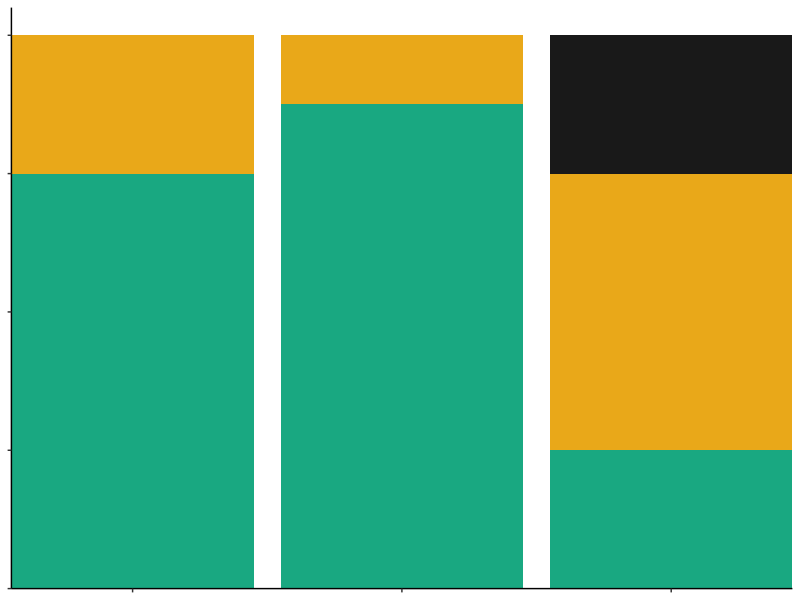
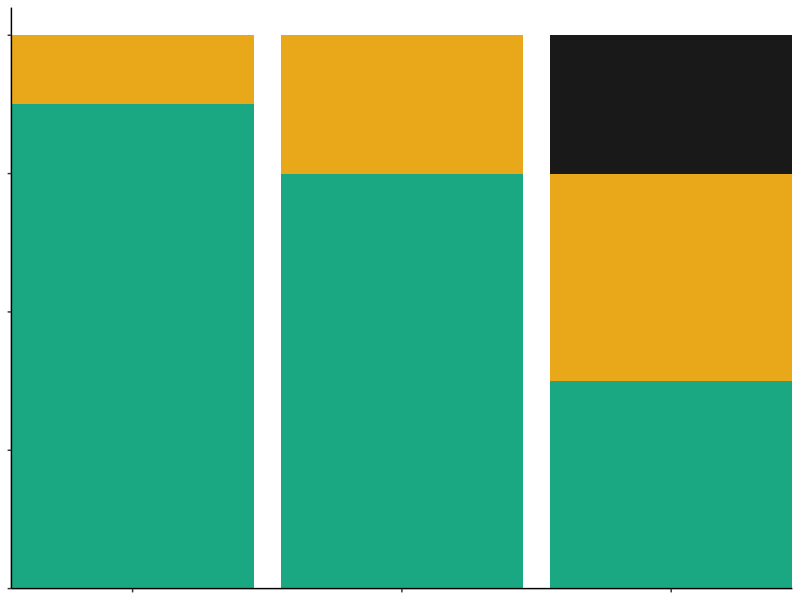
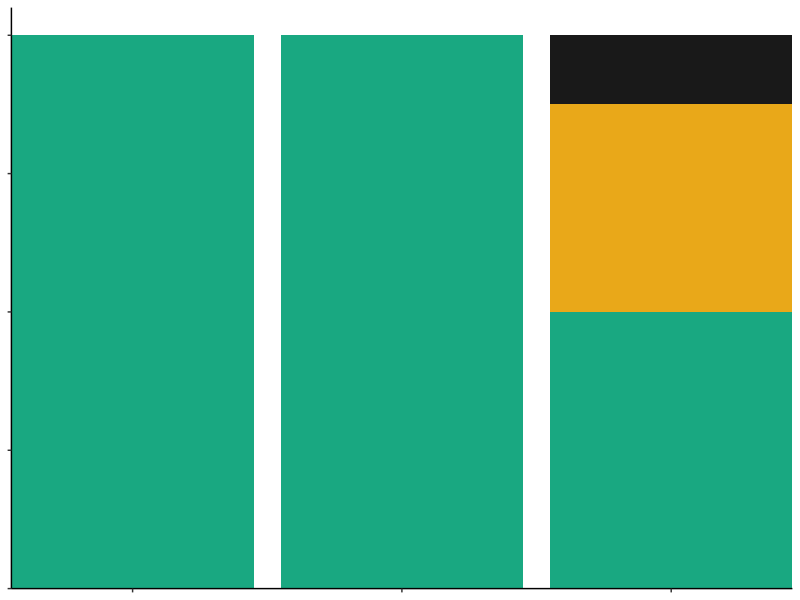
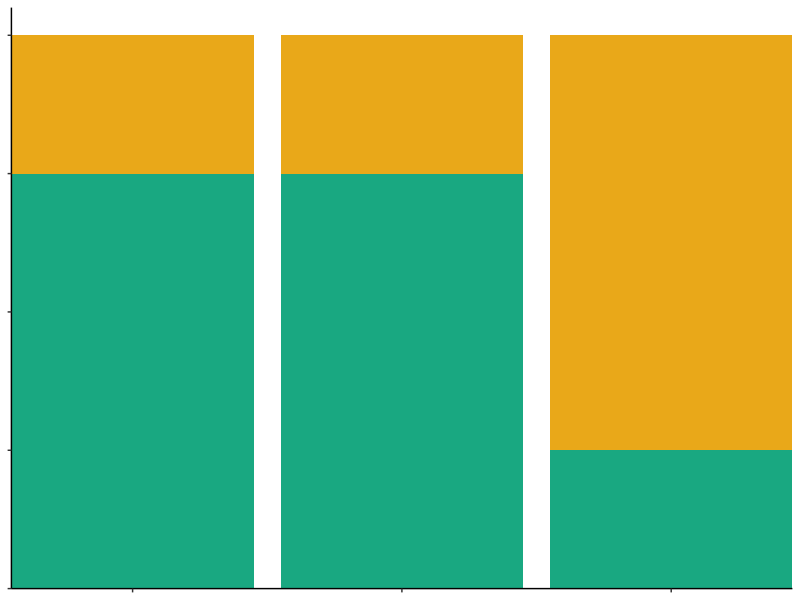
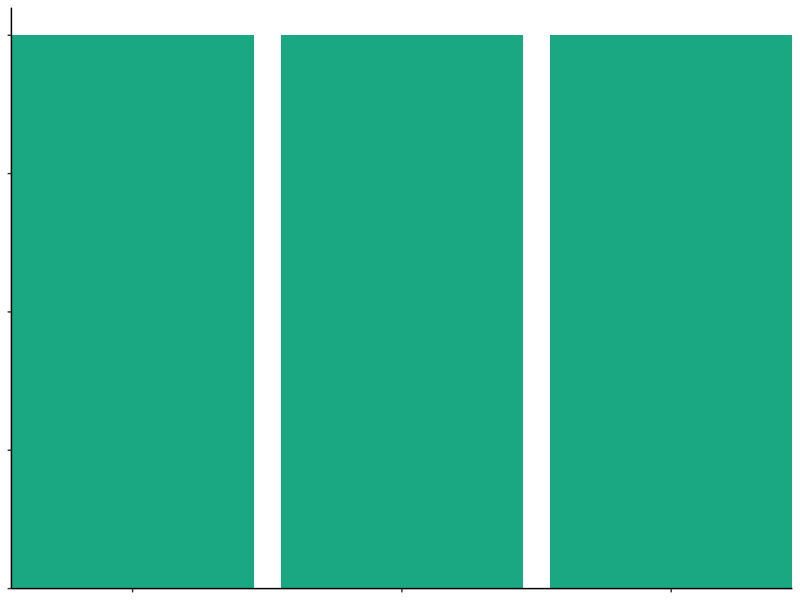
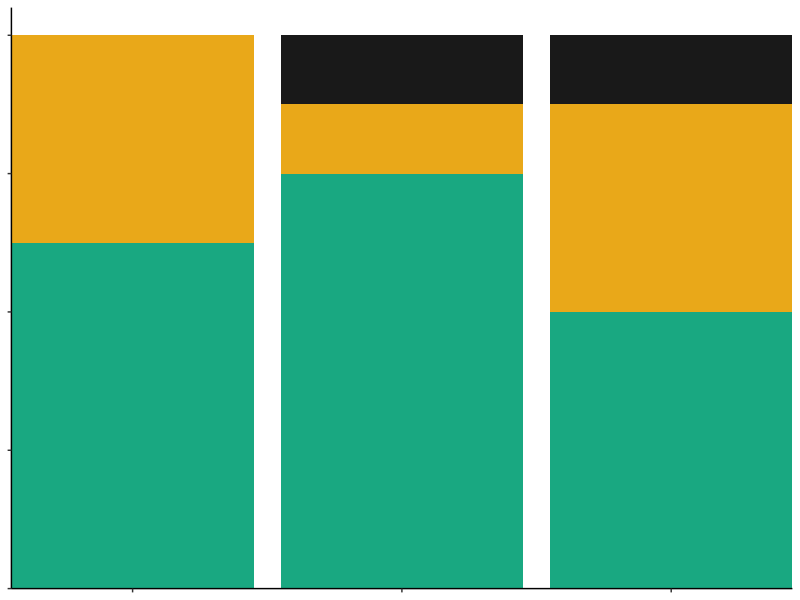
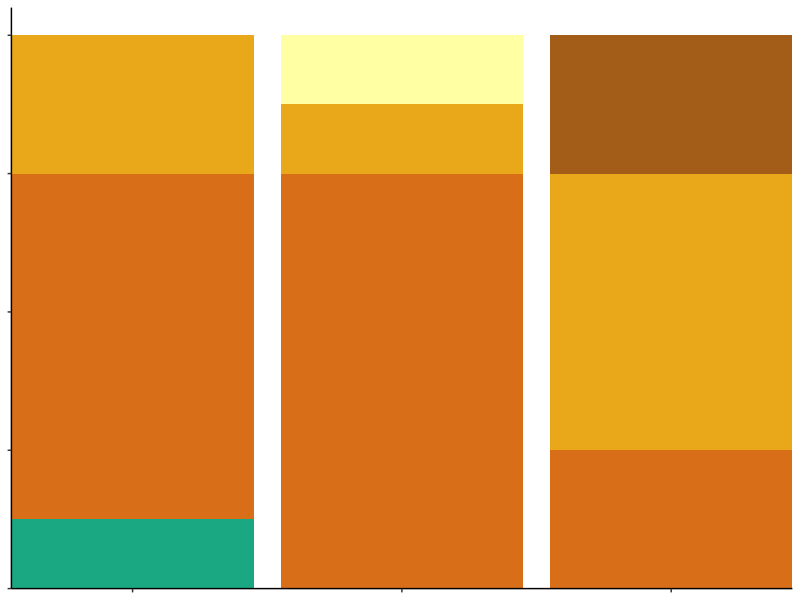
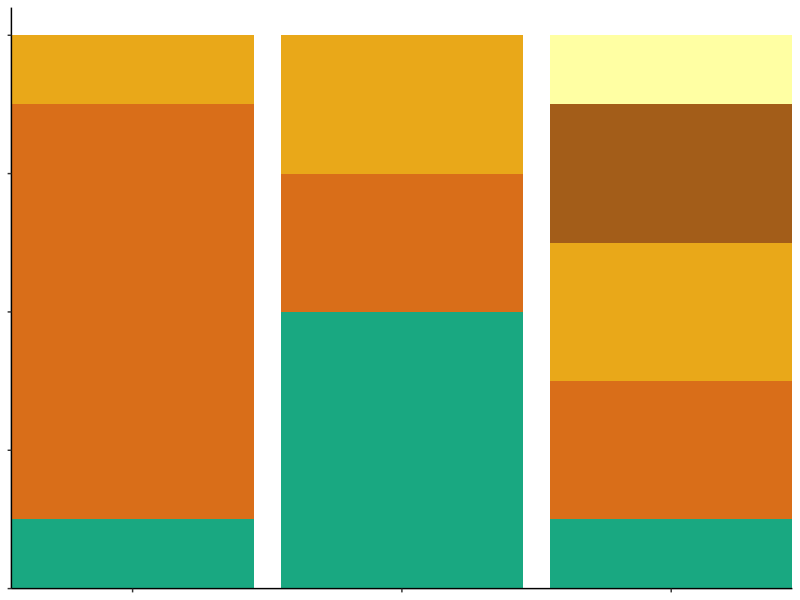

Write the R code that produced these figures, in order.
## ---- chunk 1
knitr::opts_chunk$set(echo = TRUE)
## ---- chunk 2
library(tidyverse)

level_order_y1 <- c("Never Established", "Established then Disappeared", "Established and Persisted")
level_order_y2 <- c("Disappeared after Year 1", "Newly Established then Disappeared", "Reappeared then Disappeared", "Persisted then Disappeared", "Persisted")
level_order_y3 <- c("Disappeared", "Reappeared", "Persisted")
## ---- chunk 3
poppers <- read_csv("../Processed.Data/PopPersistence.csv")
## ---- chunk 4
BSy1 <- poppers %>% 
  select(PopId:Envt, Y1Persistence) %>% 
  filter(RILSet=="Germany x Tajikistan", Envt=="Control")

TCy1 <- poppers %>% 
  select(PopId:Envt, Y1Persistence) %>% 
  filter(RILSet=="UK x USA")

ISy1 <- poppers %>% 
  select(PopId:Envt, Y1Persistence) %>% 
  filter(RILSet=="Italy x Sweden", Envt=="Control")

y1humid <- poppers %>% 
  select(PopId:Envt, Y1Persistence) %>% 
  filter(RILSet=="Italy x Sweden", Envt=="High Humidity")

y1soil <- poppers %>% 
  select(PopId:Envt, Y1Persistence) %>% 
  filter(RILSet=="Italy x Sweden", Envt=="Native Soil")

y1straw <- poppers %>% 
  select(PopId:Envt, Y1Persistence) %>% 
  filter(RILSet=="Italy x Sweden", Envt=="Straw Litter" )
## ---- chunk 5
#First, make a contingency table from the data 
BSy1_contingtable <- table(BSy1$Dormancy, BSy1$Y1Persistence)

#make a graph - convert to long format 
BSy1prop <- prop.table(BSy1_contingtable, 1) #proportions 

BSdfpers <- as.data.frame.matrix(BSy1prop)
BSdfpers$DORM <- c("Dormant", "Mixed", "Non-Dormant")
BSdfpers$RIL <-c("Germany x Tajikistan", "Germany x Tajikistan", "Germany x Tajikistan")

#Perform a chi-square test 
BSy1chisq <- chisq.test(BSy1_contingtable)

BSdfpers_long <- gather(BSdfpers, Status, Proportion, "Established and Persisted":"Never Established", factor_key=TRUE)
  
BSy1persgraph <- BSdfpers_long %>% ggplot(aes(y=Proportion, x=DORM, fill=factor(Status, level=level_order_y1))) + 
    geom_bar(stat="identity", position = "fill", alpha=0.9) + 
    theme_classic() + 
    #labs(y=paste0("Prop. of","\n", "Populations"), x="Dormancy") + 
    theme(text=element_text(size=30), legend.position = "none", 
          axis.title.y=element_blank(), axis.text.y=element_blank(),
          axis.title.x=element_blank(), axis.text.x=element_blank()) +
    scale_x_discrete(expand = expansion(mult = c(0,0))) + 
    scale_y_continuous(expand = expansion(mult = c(0, .05)), limits = c(0, 1)) + 
    scale_fill_manual(values=c("#000000", "#E69F00", "#009E73"))
ggsave("../Figures/PopPersistence/FigS9F_PopPers_GermTaj_Y1.png", width=10, height=5, units="in")
## ---- chunk 6
#First, make a contingency table from the data
TCy1_contingtable <- table(TCy1$Dormancy, TCy1$Y1Persistence)
  
#Perform a chi-square test 
TCy1chisq <- chisq.test(TCy1_contingtable)

#make a graph - convert to long format 
TCy1prop <- prop.table(TCy1_contingtable, 1) #proportions 
  
TCdfpers <- as.data.frame.matrix(TCy1prop)
TCdfpers$DORM <- c("Dormant", "Mixed", "Non-Dormant")
TCdfpers$RIL <-c("UK x USA", "UK x USA", "UK x USA")

TCdfpers_long <- gather(TCdfpers, Status, Proportion, "Established and Persisted":"Never Established", factor_key=TRUE)

TCy1persgraph <- TCdfpers_long %>% ggplot(aes(y=Proportion, x=DORM, fill=factor(Status, level=level_order_y1))) + 
    geom_bar(stat="identity", position = "fill", alpha=0.9) + 
    theme_classic() + 
    #labs(y=paste0("Prop. of","\n", "Populations"), x="Dormancy") + 
    theme(text=element_text(size=30), legend.position = "none", 
          axis.title.y=element_blank(), axis.text.y=element_blank(),
          axis.title.x=element_blank(), axis.text.x=element_blank()) +
    scale_x_discrete(expand = expansion(mult = c(0,0))) + 
    scale_y_continuous(expand = expansion(mult = c(0, .05)), limits = c(0, 1)) + 
    scale_fill_manual(values=c("#000000", "#E69F00", "#009E73"))
ggsave("../Figures/PopPersistence/FigS9F_PopPers_UKUSA_Y1.png", width=10, height=5, units="in")
## ---- chunk 7
#First, make a contingency table from the data
ISy1_contingtable <- table(ISy1$Dormancy, ISy1$Y1Persistence)

#Perform a chi-square test 
ISy1chisq <- chisq.test(ISy1_contingtable)

#make a graph - convert to long format 
ISy1prop <- prop.table(ISy1_contingtable, 1) #proportions 

ISdfpers <- as.data.frame.matrix(ISy1prop)
ISdfpers$DORM <- c("Dormant", "Mixed", "Non-Dormant")
ISdfpers$RIL <-c("Italy x Sweden", "Italy x Sweden", "Italy x Sweden")

ISdfpers_long <- gather(ISdfpers, Status, Proportion, "Established and Persisted":"Never Established", factor_key=TRUE)
  
ISy1persgraph <- ISdfpers_long %>% ggplot(aes(y=Proportion, x=DORM, fill=factor(Status, level=level_order_y1))) + 
    geom_bar(stat="identity", position = "fill", alpha=0.9) + 
    theme_classic() + 
    #labs(y=paste0("Prop. of","\n", "Populations"), x="Dormancy") + 
    theme(text=element_text(size=30), legend.position = "none", 
          axis.title.y=element_blank(), axis.text.y=element_blank(),
          axis.title.x=element_blank(), axis.text.x=element_blank()) +
    scale_x_discrete(expand = expansion(mult = c(0,0))) + 
    scale_y_continuous(expand = expansion(mult = c(0, .05)), limits = c(0, 1)) +
    scale_fill_manual(values=c("#000000", "#E69F00", "#009E73"))
ggsave("../Figures/PopPersistence/Fig5_PopPers_ISCtrl_Y1.png", width=10, height=5, units="in")
## ---- chunk 8
#First, make a contingency table from the data
y1humid_contingtable <- table(y1humid$Dormancy, y1humid$Y1Persistence)

#Perform a chi-square test 
y1humidchisq <- chisq.test(y1humid_contingtable)

#make a graph - convert to long format 
y1humidprop <- prop.table(y1humid_contingtable, 1) #proportions 

humiddfpers <- as.data.frame.matrix(y1humidprop)
humiddfpers$DORM <- c("Dormant", "Mixed", "Non-Dormant")
humiddfpers$RIL <-c("High Humidity","High Humidity","High Humidity")

humiddfpers_long <- gather(humiddfpers, Status, Proportion, "Established and Persisted":"Established then Disappeared", factor_key=TRUE)

humidy1persgraph <- humiddfpers_long %>% ggplot(aes(y=Proportion, x=DORM, fill=factor(Status, level=level_order_y1))) + 
    geom_bar(stat="identity", position = "fill", alpha=0.9) + 
    theme_classic() + 
    theme(text=element_text(size=30), legend.position = "none",            axis.title.y=element_blank(), axis.text.y=element_blank(),           axis.title.x=element_blank(), axis.text.x=element_blank()) +     scale_x_discrete(expand = expansion(mult = c(0,0))) +      scale_y_continuous(expand = expansion(mult = c(0, .05)), limits = c(0, 1)) +
    scale_fill_manual(values=c("#E69F00", "#009E73"))
ggsave("../Figures/PopPersistence/Fig5_PopPers_ISHH_Y1.png", width=10, height=5, units="in")
## ---- chunk 9
#First, make a contingency table from the data
y1soil_contingtable <- table(y1soil$Dormancy, y1soil$Y1Persistence)

#Perform a chi-square test 
y1soilchisq <- chisq.test(y1soil_contingtable)

#make a graph - convert to long format 
y1soilprop <- prop.table(y1soil_contingtable, 1) #proportions 

soildfpers <- as.data.frame.matrix(y1soilprop)
soildfpers$DORM <- c("Dormant", "Mixed", "Non-Dormant")
soildfpers$RIL <-c("Drought","Drought","Drought")

soildfpers_long <- gather(soildfpers, Status, Proportion, "Established and Persisted", factor_key=TRUE)
  
soily1persgraph <- soildfpers_long %>% ggplot(aes(y=Proportion, x=DORM, fill=factor(Status, level=level_order_y1))) + 
    geom_bar(stat="identity", position = "fill", alpha=0.9) + 
    theme_classic() + 
    theme(text=element_text(size=30), legend.position = "none",            axis.title.y=element_blank(), axis.text.y=element_blank(),           axis.title.x=element_blank(), axis.text.x=element_blank()) +     scale_x_discrete(expand = expansion(mult = c(0,0))) +      scale_y_continuous(expand = expansion(mult = c(0, .05)), limits = c(0, 1)) +
    scale_fill_manual(values=c("#009E73"))
ggsave("../Figures/PopPersistence/Fig5_PopPers_ISNS_Y1.png", width=10, height=5, units="in")
## ---- chunk 10
#First, make a contingency table from the data
y1straw_contingtable <- table(y1straw$Dormancy, y1straw$Y1Persistence)

#Perform a chi-square test 
y1strawchisq <- chisq.test(y1straw_contingtable)

#make a graph - convert to long format 
y1strawprop <- prop.table(y1straw_contingtable, 1) #proportions 

strawdfpers <- as.data.frame.matrix(y1strawprop)
strawdfpers$DORM <- c("Dormant", "Mixed", "Non-Dormant")
strawdfpers$RIL <-c("Drought","Drought","Drought")

strawdfpers_long <- gather(strawdfpers, Status, Proportion, "Established and Persisted":"Never Established", factor_key=TRUE)
  
strawy1persgraph <- strawdfpers_long %>% ggplot(aes(y=Proportion, x=DORM, fill=factor(Status, level=level_order_y1))) + 
    geom_bar(stat="identity", position = "fill", alpha=0.9) + 
    theme_classic() + 
    theme(text=element_text(size=30), legend.position = "none",            axis.title.y=element_blank(), axis.text.y=element_blank(),           axis.title.x=element_blank(), axis.text.x=element_blank()) +     scale_x_discrete(expand = expansion(mult = c(0,0))) +      scale_y_continuous(expand = expansion(mult = c(0, .05)), limits = c(0, 1)) +
    scale_fill_manual(values=c("#000000", "#E69F00", "#009E73"))
ggsave("../Figures/PopPersistence/Fig5_PopPers_ISLitter_Y1.png", width=10, height=5, units="in")
## ---- chunk 11
BSy2 <- poppers %>% 
  select(PopId:Envt, Y2Persistence) %>% 
  filter(RILSet=="Germany x Tajikistan", Envt=="Control")

TCy2 <- poppers %>% 
  select(PopId:Envt, Y2Persistence) %>% 
  filter(RILSet=="UK x USA")

ISy2 <- poppers %>% 
  select(PopId:Envt, Y2Persistence) %>% 
  filter(RILSet=="Italy x Sweden", Envt=="Control")

y2humid <- poppers %>% 
  select(PopId:Envt, Y2Persistence) %>% 
  filter(RILSet=="Italy x Sweden", Envt=="High Humidity")

y2soil <- poppers %>% 
  select(PopId:Envt, Y2Persistence) %>% 
  filter(RILSet=="Italy x Sweden", Envt=="Native Soil")

y2straw <- poppers %>% 
  select(PopId:Envt, Y2Persistence) %>% 
  filter(RILSet=="Italy x Sweden", Envt=="Straw Litter" )
## ---- chunk 12
#First, make a contingency table from the data
BSy2_contingtable <- table(BSy2$Dormancy, BSy2$Y2Persistence)
  
#Perform a chi-square test 
BSy2chisq <- chisq.test(BSy2_contingtable)

#make a graph - convert to long format 
BSy2prop <- prop.table(BSy2_contingtable, 1) #proportions 

BSdfpers <- as.data.frame.matrix(BSy2prop)
BSdfpers$DORM <- c("Dormant", "Mixed", "Non-Dormant")
BSdfpers$RIL <-c("Germany x Tajikistan", "Germany x Tajikistan", "Germany x Tajikistan")
BSdfpers_long <- gather(BSdfpers, Status, Proportion, "Disappeared after Year 1":"Reappeared then Disappeared", factor_key=TRUE)
  
BSy1persgraph <- BSdfpers_long %>% ggplot(aes(y=Proportion, x=DORM, fill=factor(Status, level=level_order_y2))) + 
    geom_bar(stat="identity", position = "fill", alpha=0.9) + 
    theme_classic() + 
    theme(text=element_text(size=30), legend.position = "none",            axis.title.y=element_blank(), axis.text.y=element_blank(),           axis.title.x=element_blank(), axis.text.x=element_blank()) +     scale_x_discrete(expand = expansion(mult = c(0,0))) +      scale_y_continuous(expand = expansion(mult = c(0, .05)), limits = c(0, 1)) +
    scale_fill_manual(values=c("#FFFF99","#994C00", "#E69F00","#D55E00","#009E73"))
ggsave("../Figures/PopPersistence/FigS9F_PopPers_GermTaj_Y2.png", width=10, height=5, units="in")
## ---- chunk 13
#First, make a contingency table from the data
TCy2_contingtable <- table(TCy2$Dormancy, TCy2$Y2Persistence)

#Perform a chi-square test 
TCy2chisq <- chisq.test(TCy2_contingtable)

#make a graph - convert to long format 
TCy2prop <- prop.table(TCy2_contingtable, 1) #proportions 

TCdfpers <- as.data.frame.matrix(TCy2prop)
TCdfpers$DORM <- c("Dormant", "Mixed", "Non-Dormant")
TCdfpers$RIL <-c("UK x USA", "UK x USA", "UK x USA")

TCdfpers_long <- gather(TCdfpers, Status, Proportion, "Disappeared after Year 1":"Reappeared then Disappeared", factor_key=TRUE)
  
TCy1persgraph <- TCdfpers_long %>% ggplot(aes(y=Proportion, x=DORM, fill=factor(Status, level=level_order_y2))) + 
    geom_bar(stat="identity", position = "fill", alpha=0.9) + 
    theme_classic() + 
    theme(text=element_text(size=30), legend.position = "none",            axis.title.y=element_blank(), axis.text.y=element_blank(),           axis.title.x=element_blank(), axis.text.x=element_blank()) +     scale_x_discrete(expand = expansion(mult = c(0,0))) +      scale_y_continuous(expand = expansion(mult = c(0, .05)), limits = c(0, 1)) +
    scale_fill_manual(values=c("#FFFF99","#994C00", "#E69F00","#D55E00","#009E73"))
ggsave("../Figures/PopPersistence/FigS9F_PopPers_UKUSA_Y2.png", width=10, height=5, units="in")
## ---- chunk 14
#First, make a contingency table from the data
ISy2_contingtable <- table(ISy2$Dormancy, ISy2$Y2Persistence)

#Perform a chi-square test 
ISy2chisq <- chisq.test(ISy2_contingtable)

#make a graph - convert to long format 
ISy2prop <- prop.table(ISy2_contingtable, 1) #proportions 

ISdfpers <- as.data.frame.matrix(ISy2prop)
ISdfpers$DORM <- c("Dormant", "Mixed", "Non-Dormant")
ISdfpers$RIL <-c("Italy x Sweden", "Italy x Sweden", "Italy x Sweden")

ISdfpers_long <- gather(ISdfpers, Status, Proportion, "Disappeared after Year 1":"Reappeared then Disappeared", factor_key=TRUE)
  
ISy1persgraph <- ISdfpers_long %>% ggplot(aes(y=Proportion, x=DORM, fill=factor(Status, level=level_order_y2))) + 
    geom_bar(stat="identity", position = "fill", alpha=0.9) + 
    theme_classic() + 
    theme(text=element_text(size=30), legend.position = "none",            axis.title.y=element_blank(), axis.text.y=element_blank(),           axis.title.x=element_blank(), axis.text.x=element_blank()) +     scale_x_discrete(expand = expansion(mult = c(0,0))) +      scale_y_continuous(expand = expansion(mult = c(0, .05)), limits = c(0, 1)) +
    scale_fill_manual(values=c("#FFFF99","#994C00", "#E69F00","#D55E00","#009E73"))
ggsave("../Figures/PopPersistence/Fig5_PopPers_ISCtrl_Y2.png", width=10, height=5, units="in")
## ---- chunk 15
#First, make a contingency table from the data
y2humid_contingtable <- table(y2humid$Dormancy, y2humid$Y2Persistence)

#Perform a chi-square test 
y2humidchisq <- chisq.test(y2humid_contingtable)

#make a graph - convert to long format 
y2humidprop <- prop.table(y2humid_contingtable, 1) #proportions 

humiddfpers <- as.data.frame.matrix(y2humidprop)
humiddfpers$DORM <- c("Dormant", "Mixed", "Non-Dormant")
humiddfpers$RIL <-c("Drought","Drought","Drought")
humiddfpers_long <- gather(humiddfpers, Status, Proportion, "Disappeared after Year 1":"Reappeared then Disappeared", factor_key=TRUE)
  
humidy1persgraph <- humiddfpers_long %>% ggplot(aes(y=Proportion, x=DORM, fill=factor(Status, level=level_order_y2))) + 
    geom_bar(stat="identity", position = "fill", alpha=0.9) + 
    theme_classic() + 
    theme(text=element_text(size=30), legend.position = "none",            axis.title.y=element_blank(), axis.text.y=element_blank(),           axis.title.x=element_blank(), axis.text.x=element_blank()) +     scale_x_discrete(expand = expansion(mult = c(0,0))) +      scale_y_continuous(expand = expansion(mult = c(0, .05)), limits = c(0, 1)) +
    scale_fill_manual(values=c("#FFFF99", "#E69F00","#D55E00","#009E73"))
ggsave("../Figures/PopPersistence/Fig5_PopPers_ISHH_Y2.png", width=10, height=5, units="in")
## ---- chunk 16
#First, make a contingency table from the data
y2soil_contingtable <- table(y2soil$Dormancy, y2soil$Y2Persistence)

#Perform a chi-square test 
y2soilchisq <- chisq.test(y2soil_contingtable)

#make a graph - convert to long format 
y2soilprop <- prop.table(y2soil_contingtable, 1) #proportions 

soildfpers <- as.data.frame.matrix(y2soilprop)
soildfpers$DORM <- c("Dormant", "Mixed", "Non-Dormant")
soildfpers$RIL <-c("Drought","Drought","Drought")
soildfpers_long <- gather(soildfpers, Status, Proportion, "Disappeared after Year 1":"Persisted then Disappeared", factor_key=TRUE)
  
soily1persgraph <- soildfpers_long %>% ggplot(aes(y=Proportion, x=DORM, fill=factor(Status, level=level_order_y2))) + 
    geom_bar(stat="identity", position = "fill", alpha=0.9) + 
    theme_classic() + 
    theme(text=element_text(size=30), legend.position = "none",            axis.title.y=element_blank(), axis.text.y=element_blank(),           axis.title.x=element_blank(), axis.text.x=element_blank()) +     scale_x_discrete(expand = expansion(mult = c(0,0))) +      scale_y_continuous(expand = expansion(mult = c(0, .05)), limits = c(0, 1)) +
    scale_fill_manual(values=c("#FFFF99","#D55E00","#009E73"))
ggsave("../Figures/PopPersistence/Fig5_PopPers_ISNS_Y2.png", width=10, height=5, units="in")
## ---- chunk 17
#First, make a contingency table from the data
y2straw_contingtable <- table(y2straw$Dormancy, y2straw$Y2Persistence)

#Perform a chi-square test 
y2strawchisq <- chisq.test(y2straw_contingtable)

#make a graph - convert to long format 
y2strawprop <- prop.table(y2straw_contingtable, 1) #proportions 

strawdfpers <- as.data.frame.matrix(y2strawprop)
strawdfpers$DORM <- c("Dormant", "Mixed", "Non-Dormant")
strawdfpers$RIL <-c("Drought","Drought","Drought")
strawdfpers_long <- gather(strawdfpers, Status, Proportion, "Disappeared after Year 1":"Reappeared then Disappeared", factor_key=TRUE)
  
strawy1persgraph <- strawdfpers_long %>% ggplot(aes(y=Proportion, x=DORM, fill=factor(Status, level=level_order_y2))) + 
    geom_bar(stat="identity", position = "fill", alpha=0.9) + 
    theme_classic() + 
    theme(text=element_text(size=30), legend.position = "none",            axis.title.y=element_blank(), axis.text.y=element_blank(),           axis.title.x=element_blank(), axis.text.x=element_blank()) +     scale_x_discrete(expand = expansion(mult = c(0,0))) +      scale_y_continuous(expand = expansion(mult = c(0, .05)), limits = c(0, 1)) +
    scale_fill_manual(values=c("#FFFF99","#994C00", "#E69F00","#D55E00","#009E73"))
ggsave("../Figures/PopPersistence/Fig5_PopPers_ISLitter_Y2.png", width=10, height=5, units="in")
## ---- chunk 18
BSy3 <- poppers %>% 
  select(PopId:Envt, Y3Resurrection) %>% 
  filter(RILSet=="Germany x Tajikistan", Envt=="Control")

TCy3 <- poppers %>% 
  select(PopId:Envt, Y3Resurrection) %>% 
  filter(RILSet=="UK x USA")

ISy3 <- poppers %>% 
  select(PopId:Envt, Y3Resurrection) %>% 
  filter(RILSet=="Italy x Sweden", Envt=="Control")

y3humid <- poppers %>% 
  select(PopId:Envt, Y3Resurrection) %>% 
  filter(RILSet=="Italy x Sweden", Envt=="High Humidity")

y3soil <- poppers %>% 
  select(PopId:Envt, Y3Resurrection) %>% 
  filter(RILSet=="Italy x Sweden", Envt=="Native Soil")

y3straw <- poppers %>% 
  select(PopId:Envt, Y3Resurrection) %>% 
  filter(RILSet=="Italy x Sweden", Envt=="Straw Litter" )
## ---- chunk 19
#First, make a contingency table from the data
BSy3_contingtable <- table(BSy3$Dormancy, BSy3$Y3Resurrection)

#Perform a chi-square test 
BSy3chisq <- chisq.test(BSy3_contingtable)

#make a graph - convert to long format 
BSy3prop <- prop.table(BSy3_contingtable, 1) #proportions 

BSdfpers <- as.data.frame.matrix(BSy3prop)
BSdfpers$DORM <- c("Dormant", "Mixed", "Non-Dormant")
BSdfpers$RIL <-c("Germany x Tajikistan", "Germany x Tajikistan", "Germany x Tajikistan")
BSdfpers_long <- gather(BSdfpers, Status, Proportion, "Disappeared":"Reappeared", factor_key=TRUE)
  
BSy1persgraph <- BSdfpers_long %>% ggplot(aes(y=Proportion, x=DORM, fill=factor(Status, level=level_order_y3))) +  
    geom_bar(stat="identity", position = "fill", alpha=0.9) + 
    theme_classic() + 
    theme(text=element_text(size=30), legend.position = "none",            axis.title.y=element_blank(), axis.text.y=element_blank(),           axis.title.x=element_blank(), axis.text.x=element_blank()) +     scale_x_discrete(expand = expansion(mult = c(0,0))) +      scale_y_continuous(expand = expansion(mult = c(0, .05)), limits = c(0, 1)) +
    scale_fill_manual(values=c("#FFFF99","#00CCCC","#009E73"))
ggsave("../Figures/PopPersistence/FigS9F_PopPers_GermTaj_Y3.png", width=10, height=5, units="in")
## ---- chunk 20
#First, make a contingency table from the data
TCy3_contingtable <- table(TCy3$Dormancy, TCy3$Y3Resurrection)

#Perform a chi-square test 
TCy3chisq <- chisq.test(TCy3_contingtable)

#make a graph - convert to long format 
TCy3prop <- prop.table(TCy3_contingtable, 1) #proportions 

TCdfpers <- as.data.frame.matrix(TCy3prop)
TCdfpers$DORM <- c("Dormant", "Mixed", "Non-Dormant")
TCdfpers$RIL <-c("UK x USA", "UK x USA", "UK x USA")
TCdfpers_long <- gather(TCdfpers, Status, Proportion, "Persisted":"Reappeared", factor_key=TRUE)
  
TCy1persgraph <- TCdfpers_long %>% ggplot(aes(y=Proportion, x=DORM, fill=factor(Status, level=level_order_y3))) + 
    geom_bar(stat="identity", position = "fill", alpha=0.9) + 
    theme_classic() + 
    theme(text=element_text(size=30), legend.position = "none",            axis.title.y=element_blank(), axis.text.y=element_blank(),           axis.title.x=element_blank(), axis.text.x=element_blank()) +     scale_x_discrete(expand = expansion(mult = c(0,0))) +      scale_y_continuous(expand = expansion(mult = c(0, .05)), limits = c(0, 1)) +
    scale_fill_manual(values=c("#00CCCC","#009E73"))
ggsave("../Figures/PopPersistence/FigS9F_PopPers_UKUSA_Y3.png", width=10, height=5, units="in")
## ---- chunk 21
#First, make a contingency table from the data
ISy3_contingtable <- table(ISy3$Dormancy, ISy3$Y3Resurrection)

#Perform a chi-square test 
ISy3chisq <- chisq.test(ISy3_contingtable)

#make a graph - convert to long format 
ISy3prop <- prop.table(ISy3_contingtable, 1) #proportions 

ISdfpers <- as.data.frame.matrix(ISy3prop)
ISdfpers$DORM <- c("Dormant", "Mixed", "Non-Dormant")
ISdfpers$RIL <-c("Italy x Sweden", "Italy x Sweden", "Italy x Sweden")
ISdfpers_long <- gather(ISdfpers, Status, Proportion, "Persisted":"Reappeared", factor_key=TRUE)
  
ISy1persgraph <- ISdfpers_long %>% ggplot(aes(y=Proportion, x=DORM, fill=factor(Status, level=level_order_y3))) +  
    geom_bar(stat="identity", position = "fill", alpha=0.9) + 
    theme_classic() + 
    theme(text=element_text(size=30), legend.position = "none",            axis.title.y=element_blank(), axis.text.y=element_blank(),           axis.title.x=element_blank(), axis.text.x=element_blank()) +     scale_x_discrete(expand = expansion(mult = c(0,0))) +      scale_y_continuous(expand = expansion(mult = c(0, .05)), limits = c(0, 1)) +
    scale_fill_manual(values=c("#00CCCC","#009E73"))
ggsave("../Figures/PopPersistence/Fig5_PopPers_ISCtrl_Y3.png", width=10, height=5, units="in")
## ---- chunk 22
#First, make a contingency table from the data
y3humid_contingtable <- table(y3humid$Dormancy, y3humid$Y3Resurrection)

#Perform a chi-square test 
y3humidchisq <- chisq.test(y3humid_contingtable)

#make a graph - convert to long format 
y3humidprop <- prop.table(y3humid_contingtable, 1) #proportions 

humiddfpers <- as.data.frame.matrix(y3humidprop)
humiddfpers$DORM <- c("Dormant", "Mixed", "Non-Dormant")
humiddfpers$RIL <-c("Drought","Drought","Drought")
humiddfpers_long <- gather(humiddfpers, Status, Proportion, "Persisted":"Reappeared", factor_key=TRUE)
  
humidy1persgraph <- humiddfpers_long %>% ggplot(aes(y=Proportion, x=DORM, fill=factor(Status, level=level_order_y3))) + 
    geom_bar(stat="identity", position = "fill", alpha=0.9) + 
    theme_classic() + 
    theme(text=element_text(size=30), legend.position = "none",            axis.title.y=element_blank(), axis.text.y=element_blank(),           axis.title.x=element_blank(), axis.text.x=element_blank()) +     scale_x_discrete(expand = expansion(mult = c(0,0))) +      scale_y_continuous(expand = expansion(mult = c(0, .05)), limits = c(0, 1)) +
    scale_fill_manual(values=c("#00CCCC","#009E73"))
ggsave("../Figures/PopPersistence/Fig5_PopPers_ISHH_Y3.png", width=10, height=5, units="in")
## ---- chunk 23
#First, make a contingency table from the data
y3soil_contingtable <- table(y3soil$Dormancy, y3soil$Y3Resurrection)

#Perform a chi-square test 
y3soilchisq <- chisq.test(y3soil_contingtable)

#make a graph - convert to long format 
y3soilprop <- prop.table(y3soil_contingtable, 1) #proportions 

soildfpers <- as.data.frame.matrix(y3soilprop)
soildfpers$DORM <- c("Dormant", "Mixed", "Non-Dormant")
soildfpers$RIL <-c("Drought","Drought","Drought")
soildfpers_long <- gather(soildfpers, Status, Proportion, "Disappeared":"Reappeared", factor_key=TRUE)
  
soily1persgraph <- soildfpers_long %>% ggplot(aes(y=Proportion, x=DORM, fill=factor(Status, level=level_order_y3))) + 
    geom_bar(stat="identity", position = "fill", alpha=0.9) + 
    theme_classic() + 
    theme(text=element_text(size=30), legend.position = "none",            axis.title.y=element_blank(), axis.text.y=element_blank(),           axis.title.x=element_blank(), axis.text.x=element_blank()) +     scale_x_discrete(expand = expansion(mult = c(0,0))) +      scale_y_continuous(expand = expansion(mult = c(0, .05)), limits = c(0, 1)) +
    scale_fill_manual(values=c("#FFFF99","#00CCCC","#009E73"))
ggsave("../Figures/PopPersistence/Fig5_PopPers_ISNS_Y3.png", width=10, height=5, units="in")
## ---- chunk 24
#First, make a contingency table from the data
y3straw_contingtable <- table(y3straw$Dormancy, y3straw$Y3Resurrection)

#Perform a chi-square test 
y3strawchisq <- chisq.test(y3straw_contingtable)

#make a graph - convert to long format 
y3strawprop <- prop.table(y3straw_contingtable, 1) #proportions 

strawdfpers <- as.data.frame.matrix(y3strawprop)
strawdfpers$DORM <- c("Dormant", "Mixed", "Non-Dormant")
strawdfpers$RIL <-c("Drought","Drought","Drought")
strawdfpers_long <- gather(strawdfpers, Status, Proportion, "Persisted":"Reappeared", factor_key=TRUE)
  
strawy1persgraph <- strawdfpers_long %>% ggplot(aes(y=Proportion, x=DORM, fill=factor(Status, level=level_order_y3))) + 
    geom_bar(stat="identity", position = "fill", alpha=0.9) + 
    theme_classic() + 
    theme(text=element_text(size=30), legend.position = "none",            axis.title.y=element_blank(), axis.text.y=element_blank(),           axis.title.x=element_blank(), axis.text.x=element_blank()) +     scale_x_discrete(expand = expansion(mult = c(0,0))) +      scale_y_continuous(expand = expansion(mult = c(0, .05)), limits = c(0, 1)) +
    scale_fill_manual(values=c("#00CCCC","#009E73"))
ggsave("../Figures/PopPersistence/Fig5_PopPers_ISLitter_Y3.png", width=10, height=5, units="in")
